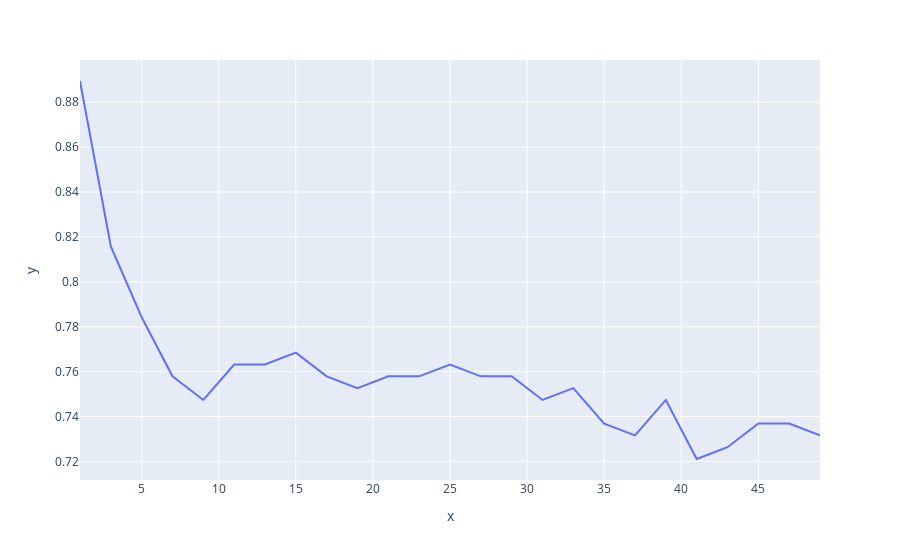

Write notebook code for a chart like this one.
### Code cell
px.line(x=k_values,y=accuracy_values)

### Figure 1 — Plotly figure (JSON) as saved in the notebook; plotly's stock layout.template omitted (floating-point values rounded to 4 significant figures)
{"data": [{"hovertemplate": "x=%{x}<br>y=%{y}<extra></extra>", "legendgroup": "", "line": {"color": "#636efa", "dash": "solid"}, "marker": {"symbol": "circle"}, "mode": "lines", "name": "", "orientation": "v", "showlegend": false, "type": "scatter", "x": [1, 3, 5, 7, 9, 11, 13, 15, 17, 19, 21, 23, 25, 27, 29, 31, 33, 35, 37, 39, 41, 43, 45, 47, 49], "xaxis": "x", "y": [0.8895, 0.8158, 0.7842, 0.7579, 0.7474, 0.7632, 0.7632, 0.7684, 0.7579, 0.7526, 0.7579, 0.7579, 0.7632, 0.7579, 0.7579, 0.7474, 0.7526, 0.7368, 0.7316, 0.7474, 0.7211, 0.7263, 0.7368, 0.7368, 0.7316], "yaxis": "y"}], "layout": {"autosize": true, "legend": {"tracegroupgap": 0}, "margin": {"t": 60}, "xaxis": {"anchor": "y", "autorange": true, "domain": [0, 1], "range": [1, 49], "title": {"text": "x"}, "type": "linear"}, "yaxis": {"anchor": "x", "autorange": true, "domain": [0, 1], "range": [0.7117, 0.8988], "title": {"text": "y"}, "type": "linear"}}}
